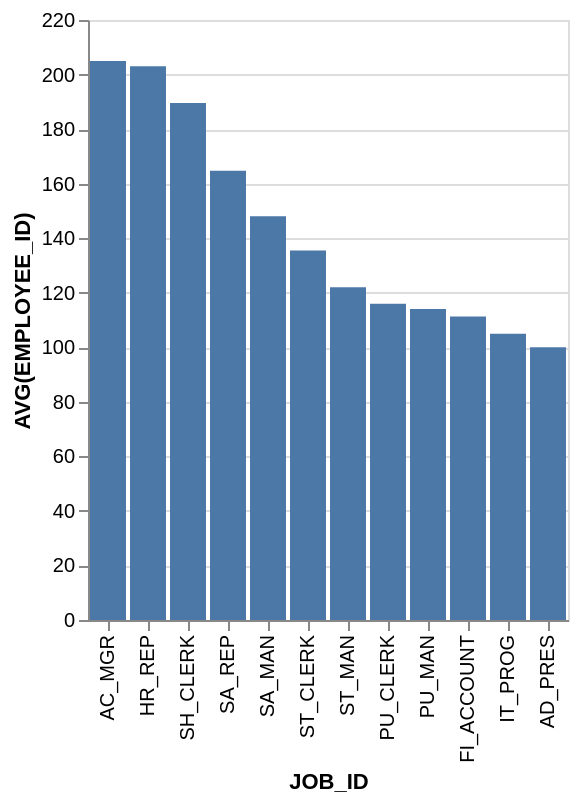

Source (Vega-Lite JSON):
### Vega-Lite specification from a JSON file in a GitHub repository (floating-point values rounded to 4 significant figures)
{"data": {"values": [{"x_data": "AC_MGR", "y_data": 205}, {"x_data": "HR_REP", "y_data": 203}, {"x_data": "SH_CLERK", "y_data": 189.6}, {"x_data": "SA_REP", "y_data": 164.8}, {"x_data": "SA_MAN", "y_data": 148}, {"x_data": "ST_CLERK", "y_data": 135.4}, {"x_data": "ST_MAN", "y_data": 122}, {"x_data": "PU_CLERK", "y_data": 116}, {"x_data": "PU_MAN", "y_data": 114}, {"x_data": "FI_ACCOUNT", "y_data": 111.2}, {"x_data": "IT_PROG", "y_data": 105}, {"x_data": "AD_PRES", "y_data": 100}]}, "mark": "bar", "encoding": {"x": {"field": "x_data", "type": "nominal", "title": "JOB_ID", "sort": {"op": "sum", "field": "y_data", "order": "descending"}}, "y": {"field": "y_data", "type": "quantitative", "title": "AVG(EMPLOYEE_ID)"}}}
